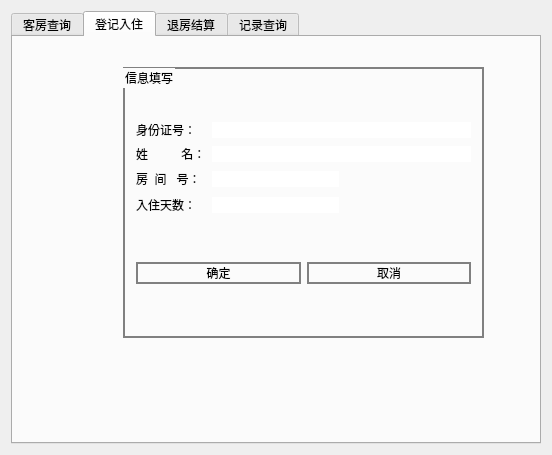
<?xml version="1.0" encoding="UTF-8"?>
<ui version="4.0">
 <class>MainWindow</class>
 <widget class="QMainWindow" name="MainWindow">
  <property name="geometry">
   <rect>
    <x>0</x>
    <y>0</y>
    <width>552</width>
    <height>455</height>
   </rect>
  </property>
  <property name="windowTitle">
   <string>MainWindow</string>
  </property>
  <widget class="QWidget" name="centralWidget">
   <layout class="QVBoxLayout" name="verticalLayout">
    <item>
     <widget class="QTabWidget" name="tabWidget">
      <property name="currentIndex">
       <number>1</number>
      </property>
      <widget class="QWidget" name="tab1">
       <attribute name="title">
        <string>客房查询</string>
       </attribute>
       <layout class="QGridLayout" name="gridLayout_8">
        <item row="0" column="0">
         <layout class="QVBoxLayout" name="verticalLayout_2">
          <item>
           <layout class="QHBoxLayout" name="horizontalLayout">
            <item>
             <widget class="QLabel" name="label">
              <property name="text">
               <string>今
日
房
价</string>
              </property>
             </widget>
            </item>
            <item>
             <widget class="QTableView" name="tvPriceInfo">
              <property name="enabled">
               <bool>true</bool>
              </property>
             </widget>
            </item>
           </layout>
          </item>
          <item>
           <layout class="QGridLayout" name="gridLayout_3">
            <item row="0" column="0" rowspan="3">
             <spacer name="verticalSpacer_2">
              <property name="orientation">
               <enum>Qt::Vertical</enum>
              </property>
              <property name="sizeHint" stdset="0">
               <size>
                <width>17</width>
                <height>188</height>
               </size>
              </property>
             </spacer>
            </item>
            <item row="0" column="1" rowspan="3">
             <widget class="QGroupBox" name="groupBox">
              <property name="styleSheet">
               <string notr="true">border :2px solid gray;</string>
              </property>
              <property name="title">
               <string>房间类型</string>
              </property>
              <property name="checkable">
               <bool>false</bool>
              </property>
              <layout class="QGridLayout" name="gridLayout_2">
               <item row="0" column="0">
                <layout class="QGridLayout" name="gridLayout">
                 <item row="3" column="0">
                  <widget class="QRadioButton" name="rb4">
                   <property name="font">
                    <font>
                     <stylestrategy>NoAntialias</stylestrategy>
                    </font>
                   </property>
                   <property name="focusPolicy">
                    <enum>Qt::NoFocus</enum>
                   </property>
                   <property name="autoFillBackground">
                    <bool>false</bool>
                   </property>
                   <property name="styleSheet">
                    <string notr="true">border :0px ;</string>
                   </property>
                   <property name="text">
                    <string>标准双人间</string>
                   </property>
                  </widget>
                 </item>
                 <item row="6" column="0">
                  <widget class="QRadioButton" name="rb5">
                   <property name="styleSheet">
                    <string notr="true">border :0px ;</string>
                   </property>
                   <property name="text">
                    <string>豪华双人间</string>
                   </property>
                  </widget>
                 </item>
                 <item row="1" column="0">
                  <widget class="QRadioButton" name="rb2">
                   <property name="styleSheet">
                    <string notr="true">border :0px ;</string>
                   </property>
                   <property name="text">
                    <string>豪华单人间</string>
                   </property>
                  </widget>
                 </item>
                 <item row="2" column="0">
                  <widget class="QRadioButton" name="rb3">
                   <property name="styleSheet">
                    <string notr="true">border :0px ;</string>
                   </property>
                   <property name="text">
                    <string>标准单人间</string>
                   </property>
                  </widget>
                 </item>
                 <item row="7" column="0">
                  <widget class="QRadioButton" name="rb6">
                   <property name="styleSheet">
                    <string notr="true">border :0px ;</string>
                   </property>
                   <property name="text">
                    <string>总统套房 </string>
                   </property>
                  </widget>
                 </item>
                 <item row="0" column="0">
                  <widget class="QRadioButton" name="rb1">
                   <property name="styleSheet">
                    <string notr="true">border :0px ;</string>
                   </property>
                   <property name="text">
                    <string>商务套房 </string>
                   </property>
                  </widget>
                 </item>
                </layout>
               </item>
              </layout>
             </widget>
            </item>
            <item row="0" column="2" rowspan="2">
             <spacer name="horizontalSpacer">
              <property name="orientation">
               <enum>Qt::Horizontal</enum>
              </property>
              <property name="sizeHint" stdset="0">
               <size>
                <width>40</width>
                <height>20</height>
               </size>
              </property>
             </spacer>
            </item>
            <item row="0" column="3">
             <widget class="QLabel" name="label_2">
              <property name="text">
               <string>房
间
信
息
表</string>
              </property>
             </widget>
            </item>
            <item row="0" column="4" rowspan="3">
             <widget class="QTableView" name="tvRoomInfo"/>
            </item>
            <item row="1" column="3" rowspan="2">
             <spacer name="verticalSpacer">
              <property name="orientation">
               <enum>Qt::Vertical</enum>
              </property>
              <property name="sizeHint" stdset="0">
               <size>
                <width>17</width>
                <height>108</height>
               </size>
              </property>
             </spacer>
            </item>
            <item row="2" column="2">
             <spacer name="horizontalSpacer_2">
              <property name="orientation">
               <enum>Qt::Horizontal</enum>
              </property>
              <property name="sizeHint" stdset="0">
               <size>
                <width>40</width>
                <height>20</height>
               </size>
              </property>
             </spacer>
            </item>
           </layout>
          </item>
         </layout>
        </item>
       </layout>
      </widget>
      <widget class="QWidget" name="tab2">
       <attribute name="title">
        <string>登记入住</string>
       </attribute>
       <widget class="QGroupBox" name="groupBox_2">
        <property name="geometry">
         <rect>
          <x>110</x>
          <y>30</y>
          <width>361</width>
          <height>271</height>
         </rect>
        </property>
        <property name="styleSheet">
         <string notr="true">border: 2px solid gray;</string>
        </property>
        <property name="title">
         <string>信息填写</string>
        </property>
        <layout class="QGridLayout" name="gridLayout_5">
         <item row="0" column="0" colspan="2">
          <layout class="QGridLayout" name="gridLayout_4">
           <item row="0" column="0">
            <widget class="QLabel" name="label_3">
             <property name="styleSheet">
              <string notr="true">border :0px ;</string>
             </property>
             <property name="text">
              <string>身份证号：</string>
             </property>
            </widget>
           </item>
           <item row="0" column="1" colspan="2">
            <widget class="QLineEdit" name="leID">
             <property name="styleSheet">
              <string notr="true">border :0px ;</string>
             </property>
             <property name="echoMode">
              <enum>QLineEdit::Normal</enum>
             </property>
            </widget>
           </item>
           <item row="1" column="0">
            <widget class="QLabel" name="label_4">
             <property name="styleSheet">
              <string notr="true">border :0px ;</string>
             </property>
             <property name="text">
              <string>姓          名：</string>
             </property>
            </widget>
           </item>
           <item row="1" column="1" colspan="2">
            <widget class="QLineEdit" name="leUserName">
             <property name="styleSheet">
              <string notr="true">border :0px ;</string>
             </property>
            </widget>
           </item>
           <item row="2" column="0">
            <widget class="QLabel" name="label_5">
             <property name="styleSheet">
              <string notr="true">border :0px ;</string>
             </property>
             <property name="text">
              <string>房  间   号：</string>
             </property>
            </widget>
           </item>
           <item row="2" column="1">
            <widget class="QLineEdit" name="leRoomID">
             <property name="styleSheet">
              <string notr="true">border :0px ;</string>
             </property>
            </widget>
           </item>
           <item row="2" column="2">
            <spacer name="horizontalSpacer_4">
             <property name="orientation">
              <enum>Qt::Horizontal</enum>
             </property>
             <property name="sizeHint" stdset="0">
              <size>
               <width>40</width>
               <height>20</height>
              </size>
             </property>
            </spacer>
           </item>
           <item row="3" column="0">
            <widget class="QLabel" name="label_6">
             <property name="styleSheet">
              <string notr="true">border :0px ;</string>
             </property>
             <property name="text">
              <string>入住天数：</string>
             </property>
            </widget>
           </item>
           <item row="3" column="1">
            <widget class="QLineEdit" name="leNumOfNig">
             <property name="enabled">
              <bool>true</bool>
             </property>
             <property name="styleSheet">
              <string notr="true">border :0px ;</string>
             </property>
            </widget>
           </item>
           <item row="3" column="2">
            <spacer name="horizontalSpacer_3">
             <property name="orientation">
              <enum>Qt::Horizontal</enum>
             </property>
             <property name="sizeHint" stdset="0">
              <size>
               <width>40</width>
               <height>20</height>
              </size>
             </property>
            </spacer>
           </item>
          </layout>
         </item>
         <item row="1" column="0">
          <widget class="QPushButton" name="pbSubmit">
           <property name="styleSheet">
            <string notr="true"/>
           </property>
           <property name="text">
            <string>确定</string>
           </property>
           <property name="flat">
            <bool>false</bool>
           </property>
          </widget>
         </item>
         <item row="1" column="1">
          <widget class="QPushButton" name="pbCancle">
           <property name="styleSheet">
            <string notr="true"/>
           </property>
           <property name="text">
            <string>取消</string>
           </property>
          </widget>
         </item>
        </layout>
       </widget>
      </widget>
      <widget class="QWidget" name="tab3">
       <attribute name="title">
        <string>退房结算</string>
       </attribute>
       <layout class="QGridLayout" name="gridLayout_6">
        <item row="0" column="0">
         <widget class="QGroupBox" name="groupBox_3">
          <property name="enabled">
           <bool>true</bool>
          </property>
          <property name="styleSheet">
           <string notr="true">border: 2px solid;
border-color: rgb(173, 168, 166);</string>
          </property>
          <property name="title">
           <string>欢迎下次光临</string>
          </property>
          <property name="flat">
           <bool>false</bool>
          </property>
          <property name="checkable">
           <bool>false</bool>
          </property>
          <layout class="QGridLayout" name="gridLayout_13">
           <item row="0" column="0">
            <layout class="QGridLayout" name="gridLayout_12">
             <item row="0" column="0">
              <layout class="QGridLayout" name="gridLayout_11">
               <item row="0" column="0">
                <widget class="QLabel" name="label_7">
                 <property name="styleSheet">
                  <string notr="true">border :0px ;</string>
                 </property>
                 <property name="text">
                  <string>身份证号： </string>
                 </property>
                </widget>
               </item>
               <item row="0" column="1">
                <widget class="QLineEdit" name="leOut_ID"/>
               </item>
               <item row="0" column="2">
                <widget class="QPushButton" name="pbOut_Search">
                 <property name="text">
                  <string>查询</string>
                 </property>
                </widget>
               </item>
               <item row="1" column="0">
                <spacer name="horizontalSpacer_5">
                 <property name="orientation">
                  <enum>Qt::Horizontal</enum>
                 </property>
                 <property name="sizeHint" stdset="0">
                  <size>
                   <width>68</width>
                   <height>20</height>
                  </size>
                 </property>
                </spacer>
               </item>
               <item row="1" column="1">
                <widget class="QLabel" name="label_8">
                 <property name="styleSheet">
                  <string notr="true">border :0px ;</string>
                 </property>
                 <property name="text">
                  <string>入住信息</string>
                 </property>
                </widget>
               </item>
               <item row="1" column="2">
                <spacer name="horizontalSpacer_8">
                 <property name="orientation">
                  <enum>Qt::Horizontal</enum>
                 </property>
                 <property name="sizeHint" stdset="0">
                  <size>
                   <width>108</width>
                   <height>20</height>
                  </size>
                 </property>
                </spacer>
               </item>
              </layout>
             </item>
             <item row="1" column="0">
              <layout class="QGridLayout" name="gridLayout_7">
               <item row="0" column="0" colspan="4">
                <widget class="QTableView" name="tvQuery"/>
               </item>
               <item row="1" column="0">
                <widget class="QLabel" name="label_9">
                 <property name="styleSheet">
                  <string notr="true">border :0px ;</string>
                 </property>
                 <property name="text">
                  <string>实际入住天数:</string>
                 </property>
                </widget>
               </item>
               <item row="1" column="1">
                <widget class="QLineEdit" name="leRealdate"/>
               </item>
               <item row="1" column="2">
                <spacer name="horizontalSpacer_10">
                 <property name="orientation">
                  <enum>Qt::Horizontal</enum>
                 </property>
                 <property name="sizeHint" stdset="0">
                  <size>
                   <width>108</width>
                   <height>20</height>
                  </size>
                 </property>
                </spacer>
               </item>
               <item row="1" column="3">
                <spacer name="horizontalSpacer_11">
                 <property name="orientation">
                  <enum>Qt::Horizontal</enum>
                 </property>
                 <property name="sizeHint" stdset="0">
                  <size>
                   <width>98</width>
                   <height>20</height>
                  </size>
                 </property>
                </spacer>
               </item>
               <item row="2" column="0">
                <widget class="QLabel" name="label_10">
                 <property name="styleSheet">
                  <string notr="true">border :0px ;</string>
                 </property>
                 <property name="text">
                  <string>应缴费用：</string>
                 </property>
                </widget>
               </item>
               <item row="2" column="1">
                <widget class="QLineEdit" name="lePay"/>
               </item>
               <item row="2" column="2">
                <widget class="QPushButton" name="pbCheckout">
                 <property name="text">
                  <string>退房</string>
                 </property>
                </widget>
               </item>
               <item row="2" column="3">
                <spacer name="horizontalSpacer_12">
                 <property name="orientation">
                  <enum>Qt::Horizontal</enum>
                 </property>
                 <property name="sizeHint" stdset="0">
                  <size>
                   <width>88</width>
                   <height>20</height>
                  </size>
                 </property>
                </spacer>
               </item>
              </layout>
             </item>
            </layout>
           </item>
          </layout>
         </widget>
        </item>
       </layout>
      </widget>
      <widget class="QWidget" name="tab4">
       <attribute name="title">
        <string>记录查询</string>
       </attribute>
       <layout class="QGridLayout" name="gridLayout_10">
        <item row="0" column="0">
         <widget class="QTableView" name="tvCheckin"/>
        </item>
        <item row="1" column="0">
         <widget class="QTableView" name="tvCheckout"/>
        </item>
       </layout>
      </widget>
     </widget>
    </item>
   </layout>
  </widget>
 </widget>
 <layoutdefault spacing="6" margin="11"/>
 <resources/>
 <connections/>
</ui>
